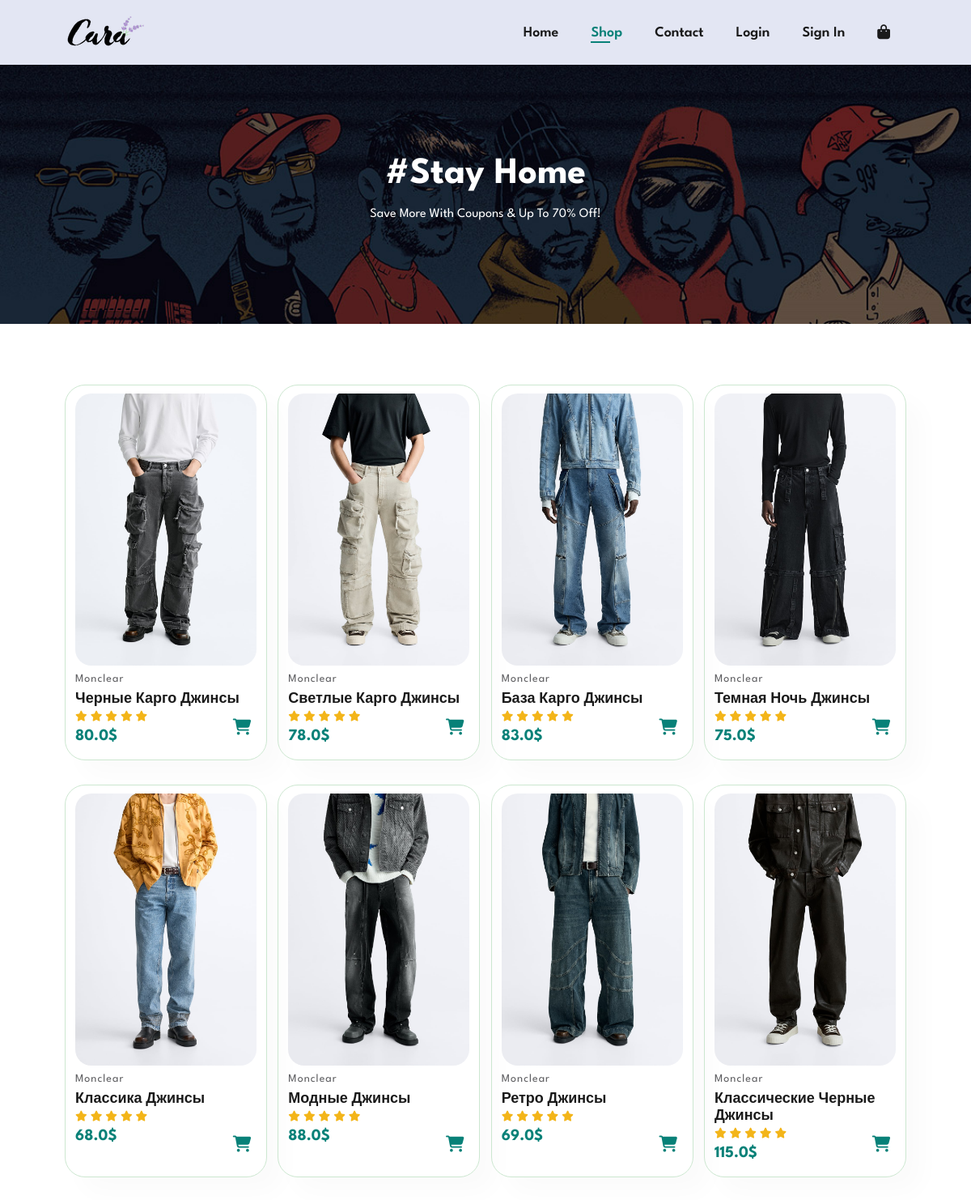
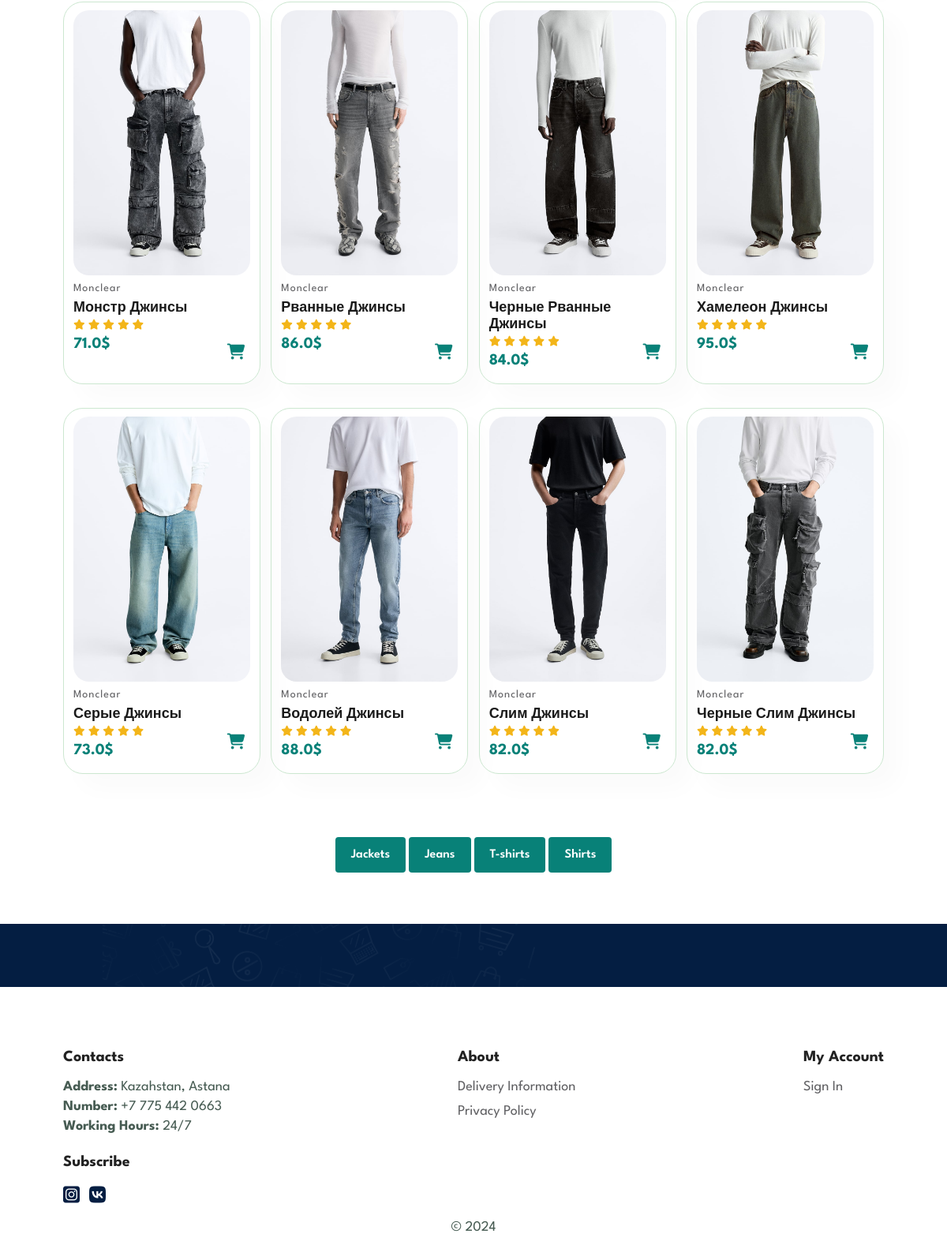
Screenshot of /shop2 with the database file from the repository (2 pictures, top to bottom).
### main/models.py (models this page shows, shortened)
class Jeans(models.Model):
    name = models.CharField('Title', max_length = 40)
    price = models.FloatField('Price')
    photo = models.ImageField(upload_to='Jeans/', default="a")
    class Meta:
        verbose_name = 'Jeans'
        verbose_name_plural = 'Jeans'

### main/views.py (the view)
# urls.py: path('shop2', views.shop2, name="shop2"),
def shop2(request):
    jeans = Jeans.objects.all()
    return render(request, 'main/shop.html', {'jeans': jeans})

### main/templates/main/shop.html (shortened to what this page needs)
{% load static %}
<html lang="en">
<head>
  <link rel="stylesheet" href="{% static 'main/css/styles.css' %}" />
</head>
<body>
<header id="header">
  <a href="/"><img src="{% static 'main/img/logo.png' %}" alt="logo picture" class="logo" /></a>
  <div>
    <ul id="navbar">
      <li><a href="/">home</a></li>
      <li><a class="active" href="shop1">shop</a></li>
      <li><a href="contact">contact</a></li>
      {% if user.is_authenticated %}
          <li><a href="logout">logout</a></li>
          <li style="text-transform: none;">{{ user.username }}</li>
          {% else %}
          <li><a href="login">login</a></li>
          <li><a href="register">sign in</a></li>
          {% endif %}
      <li><a id="lg-bag" href="{% url 'main:check_cart' %}"><i class="fa-solid fa-bag-shopping"></i></a></li>
    </ul>
  </div>
</header>
<section id="page-header" style="background-image: url('{% static 'main/img/b1.jpg' %}');">
  <h2>#stay home</h2>
  <p>save more with coupons & up to 70% off!</p>
</section>
<section id="product1" class="section-p1">
  <div class="pro-container" id="productContainer">
    {% for el in jeans %}
    <div class = "pro">
    <img src="{{el.photo.url}}" alt="product picture" />
        <div class="info">
          <span>monclear</span>
          <h5>{{el.name}}</h5>
          <div class="star">
            <i class="fas fa-star"></i>
            <i class="fas fa-star"></i>
            <i class="fas fa-star"></i>
            <i class="fas fa-star"></i>
            <i class="fas fa-star"></i>
          </div>
          <h4>{{el.price}}$</h4>
        </div>
        <a class="cart" href="{% url 'main:add' item_type='jeans' item_id=el.id %}"><i class="fa-solid fa-cart-shopping"></i></a>
        </div>
        {% endfor %}
  </div>
</section>
<section id="pagination" class="section-p1">
  <a href="shop1">Jackets</a>
  <a href="shop2">Jeans</a>
  <a href="shop3">T-shirts</a>
  <a href="shop4">Shirts</a>
</section>
<section id="newsletter" class="section-p1 section-m1">
</section>
<footer class="section-p1">
  <div class="col">
    <h4>contacts</h4>
    <p><strong>address:</strong> Kazahstan, astana</p>
    <p><strong>number:</strong> +7 775 442 0663</p>
    <p><strong>working hours:</strong> 24/7</p>
    <div class="follow">
      <h4>subscribe</h4>
      <div class="icon">
        <a href="https://www.instagram.com/mirasamanbai/?next=%2F"
          ><i class="fa-brands fa-instagram-square"></i
        ></a>
        <a href="https://vk.com/id616254776"
          ><i class="fa-brands fa-vk"></i
        ></a>
      </div>
    </div>
  </div>
  <div class="col">
    <h4>about</h4>
    <a href="Delivery">delivery information</a>
    <a href="privat">privacy policy</a>
  </div>
  <div class="col">
    <h4>my account</h4>
    <a href="register">Sign in</a>
  </div>
  <div class="copyright">
    <p>
      &copy; <span class="date">2023</span>
    </p>
  </div>
</footer>
</body>
</html>

### main/static/main/css/styles.css (style rules this page uses)
* { margin: 0; padding: 0; box-sizing: border-box; font-family: "League Spartan", sans-serif; }
h2 { font-size: 46px; line-height: 54px; color: #222; }
h4 { font-size: 20px; color: #222; }
p { font-size: 16px; color: #465b52; margin: 15px 0 20px 0; }
.section-p1 { padding: 40px 80px; }
.section-m1 { margin: 40px 0; }
#header { display: flex; align-items: center; justify-content: space-between; padding: 20px 80px; background-color: #e3e6f3; box-shadow: 0 5px 15px rgba(0, 0, 0, 0.06); position: sticky; top: 0; left: 0; z-index: 999; }
#navbar { display: flex; align-items: center; justify-content: center; }
#navbar li { list-style: none; padding: 0 20px; text-transform: capitalize; position: relative; }
#navbar li a { text-decoration: none; font-size: 18px; font-weight: 600; color: #1a1a1a; transition: all 0.3s ease; }
#navbar li a:hover, #navbar li a.active { color: #088178; cursor: pointer; }
#navbar li a.active::after, #navbar li a:hover::after { content: ""; width: 30%; height: 2px; background-color: #088178; position: absolute; bottom: -4px; left: 20px; }
#product1 { text-align: center; }
#product1 .pro-container { display: flex; justify-content: space-between; padding-top: 20px; flex-wrap: wrap; }
#product1 .pro { width: 23%; min-width: 250px; padding: 10px 12px; border: 1px solid #cce7d0; border-radius: 25px; cursor: pointer; box-shadow: 20px 20px 30px rgba(0, 0, 0, 0.02); margin: 15px 0; transition: all 0.3s ease; position: relative; }
#product1 .pro img { width: 100%; border-radius: 20px; }
#product1 .pro .info { text-align: start; padding: 10px 0; }
#product1 .pro .info span { color: #606063; font-size: 14px; text-transform: capitalize; letter-spacing: 1px; }
#product1 .pro .info h5 { padding-top: 7px; color: #1a1a1a; font-size: 18px; text-transform: capitalize; }
#product1 .pro .info i { font-size: 13px; color: rgba(243, 181, 25); padding-top: 5px; }
#product1 .pro .info h4 { padding-top: 7px; font-weight: 700; color: #088178; }
#product1 .pro .cart { width: 40px; height: 40px; line-height: 40px; border-radius: 50%; font-weight: 500; color: #088178; font-size: 20px; position: absolute; bottom: 10px; right: 10px; }
#newsletter { display: flex; justify-content: space-between; flex-wrap: wrap; align-items: center; background-image: url(images/banner/b14.png); background-repeat: no-repeat; background-position: 20% 30%; background-color: #041e42; }
footer { display: flex; flex-wrap: wrap; justify-content: space-between; }
footer .col { display: flex; flex-direction: column; align-items: flex-start; margin-bottom: 20px; }
footer h4 { font-size: 20px; padding-bottom: 20px; text-transform: capitalize; }
footer p { font-size: 18px; margin: 0 0 8px 0; text-transform: capitalize; }
footer a { text-decoration: none; color: #606063; text-transform: capitalize; font-size: 18px; margin-bottom: 14px; }
footer .follow { margin-top: 20px; }
footer .follow i { color: #465b52; padding-right: 8px; cursor: pointer; font-size: 24px; color: #041e42; }
footer .copyright { width: 100%; text-align: center; color: #222; }
#page-header { background-image: url(images/banner/b1.jpg); width: 100%; height: 40vh; background-size: cover; display: flex; flex-direction: column; justify-content: center; align-items: center; text-align: center; padding: 14px; }
#page-header h2, #page-header p { color: #fff; text-transform: capitalize; }
#pagination { text-align: center; }
#pagination a { text-decoration: none; background-color: #088178; padding: 15px 20px; border-radius: 4px; color: #fff; font-weight: 600; }

### rows the page displays
Jeans: photo (picture), name "Черные Карго Джинсы", price "80.0"
Jeans: photo (picture), name "Светлые Карго Джинсы", price "78.0"
Jeans: photo (picture), name "База Карго Джинсы", price "83.0"
Jeans: photo (picture), name "Темная Ночь Джинсы", price "75.0"
Jeans: photo (picture), name "Классика Джинсы", price "68.0"
Jeans: photo (picture), name "Модные Джинсы", price "88.0"
Jeans: photo (picture), name "Ретро Джинсы", price "69.0"
Jeans: photo (picture), name "Классические Черные Джинсы", price "115.0"
Jeans: photo (picture), name "Монстр Джинсы", price "71.0"
Jeans: photo (picture), name "Рванные Джинсы", price "86.0"
Jeans: photo (picture), name "Черные Рванные Джинсы", price "84.0"
Jeans: photo (picture), name "Хамелеон Джинсы", price "95.0"
Jeans: photo (picture), name "Серые Джинсы", price "73.0"
Jeans: photo (picture), name "Водолей Джинсы", price "88.0"
Jeans: photo (picture), name "Слим Джинсы", price "82.0"
Jeans: photo (picture), name "Черные Слим Джинсы", price "82.0"
